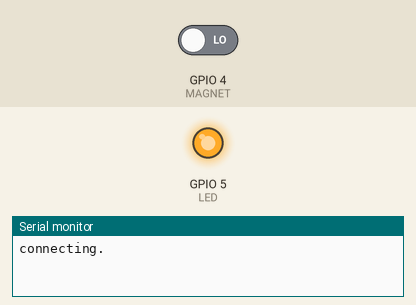
The sketch below on a simulated ESP8266 (NodeMCU). On the bench: output pins drawn as LEDs (lit = HIGH), the last lines printed to the serial monitor. The inputs (shaded band) are chosen by the test bench; at power-on: GPIO 4 (MAGNET) LOW. WiFi joins after 1.5 s; servers stay silent unless stated.

Above: at 0.6 s.
At 2.1 s:
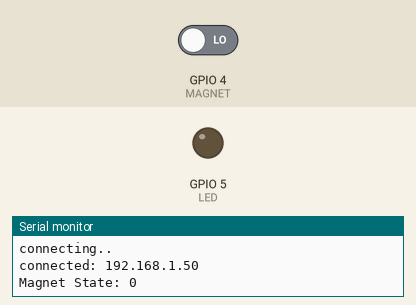
Timing chart, 0 to 3.6 s (numbered marks = the images above):
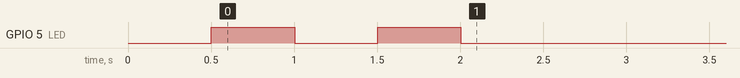

Measured:
- by itself, GPIO 5 (LED): HIGH → LOW at 1.0 s, → HIGH 0.50 s later, → LOW 0.50 s later

The sketch:

sketch_aug30a.ino
```cpp
#include <ESP8266WiFi.h>
#include <FirebaseArduino.h>

#define FIREBASE_HOST "thrini-scitechchallenge2018.firebaseio.com"
#define FIREBASE_AUTH "-------FIREBASE_AUTH--------"

#define WIFI_SSID "Elderly"
#define WIFI_PASSWORD "--------PASSWORD----------"

#define LED 5
#define MAGNET 4
int val = 0;
void setup() {
  // put your setup code here, to run once:
  pinMode(LED, OUTPUT);
  pinMode(MAGNET, INPUT);
  // digitalWrite(LED, 0);
  Serial.begin(9600);
  WiFi.begin(WIFI_SSID, WIFI_PASSWORD);
  Serial.print("connecting");
  while(WiFi.status() != WL_CONNECTED) {
    digitalWrite(LED, 0);
    Serial.print(".");
    delay(500);
    digitalWrite(LED, 1);
    delay(500);
  }
  Serial.println();
  Serial.print("connected: ");
  Serial.println(WiFi.localIP());
  Firebase.begin(FIREBASE_HOST, FIREBASE_AUTH);
  // Firebase.setInt("DoorStatus", 0);
}

void loop() {
  // put your main code here, to run repeatedly:
  /*
  if(Firebase.getInt("LEDStatus")) {
    digitalWrite(LED, HIGH);
  } else {
    digitalWrite(LED, LOW);
  }
  */
  // digitalRead(LED);
  val = digitalRead(MAGNET);
  Serial.print("Magnet State: "); Serial.println(val);
  digitalWrite(LED, val);
  /*
  if(val == 0) {
    digitalWrite(LED, 1);
  }else{
    digitalWrite(LED, 0);
  }
  */
  Firebase.setInt("DoorStatus", val);
  delay(2500);

  if(Firebase.failed()) {
    Serial.print("setting/number failed: ");
    Serial.println(Firebase.error());
    return;
  }
}
```
